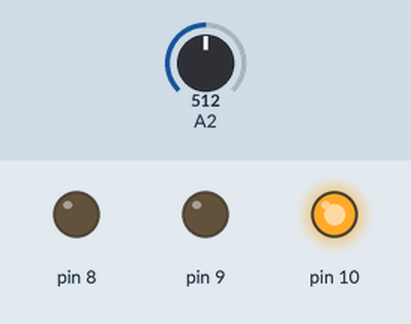
A sketch run on a simulated Arduino Uno, built with avr-gcc and run on an emulated ATmega328P. Parts: output pins drawn as LEDs (lit = HIGH). Dashed ring = blinking. Inputs (shaded band) come from the test bench; at power-on: A2 = 512.

Above: at 0.8 s.
0.9 s: A2 set to 419
2.4 s: A2 set to 392
At 2.6 s:
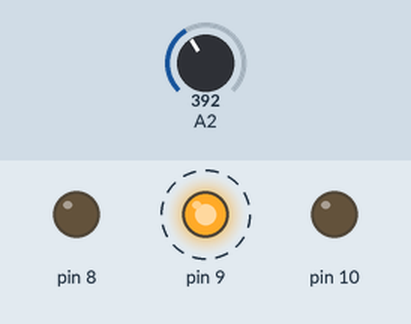
5.4 s: A2 set to 313
8.4 s: A2 set to 302
At 8.8 s:
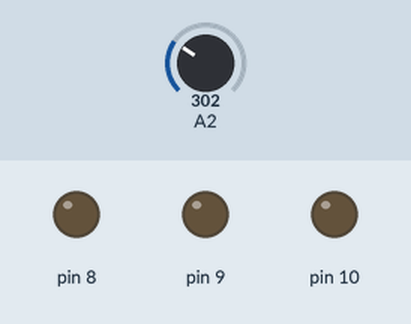
9.9 s: A2 set to 122
At 10.0 s:
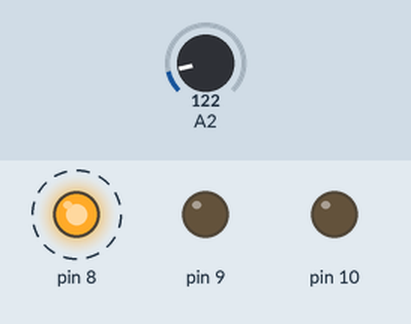
12.9 s: A2 set to 0
At 13.5 s:
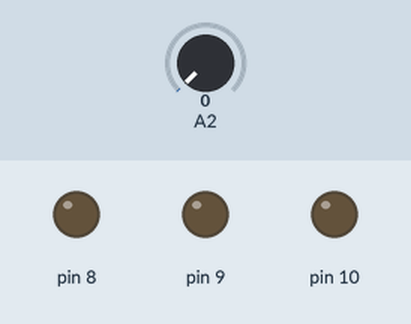
Timing chart, 0 to 15.4 s (numbered marks = the images above; inputs shaded):
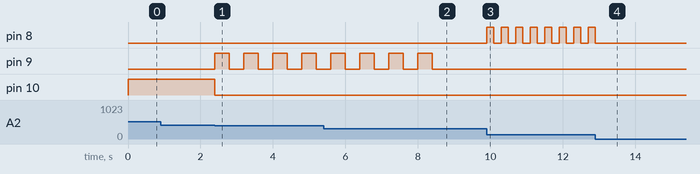

The sketch:

MoistureSensor.ino
```cpp
#include <avr/io.h>
#include <util/delay.h>


void redLEDToggle(void);
void greenLEDON(void);
void yellowLEDToggle(void);
void greenLEDOFF(void);
void toggleRedAndYellow(void);
void initADC(void);

int main(void)
{
    DDRB |= (1 << 0);    //set PB0 as output -->red led
    DDRB |= (1 << 1);   //set PB1 as output --> yellow led
    DDRB |= (1 << 2);   //set PB2 as output --> green led

    initADC();

    uint8_t adc_lobyte; // to hold the low byte of the ADC register (ADCL)
    uint16_t raw_adc;
    uint16_t adcValue;

    while (1)
    {
       ADCSRA |= (1 << ADSC); //start ADC measurement

       while(ADCSRA & (1 << ADSC)); //wait until the conversion is completed - polling

           // for 10-bit resolution:
      adc_lobyte = ADCL; // get the sample value from ADCL
      raw_adc = ADCH << 8 | adc_lobyte;   // add lobyte and hibyte

       // adcValue = (raw_adc * 1023)/5;

       if((raw_adc > 0) && (raw_adc < 301)) //dry soil
       {
         greenLEDOFF();
         redLEDToggle();
       }
       else if((raw_adc > 302) && (raw_adc < 402)) //attention!
       {
         greenLEDOFF();
         yellowLEDToggle();
       }
       else if((raw_adc > 403) && (raw_adc < 702)) //humid soil
       {
         greenLEDON();
       }
       else if(raw_adc > 703) //sensor in water
       {
         greenLEDOFF();
         toggleRedAndYellow();
       }
    }
}


void redLEDToggle()     //PB0
{
    PORTB |= 0x01;
    _delay_ms(200);
    PORTB &= ~0x01;
    _delay_ms(200);
}


void greenLEDON() //PB2
{
    PORTB |= 0x4;
}


void greenLEDOFF()
{
    PORTB &= ~(0x4);
}


void yellowLEDToggle() //PB1
{
    PORTB |= 0x02;
    _delay_ms(400);
    PORTB &= ~0x02;
    _delay_ms(400);
}

void toggleRedAndYellow()
{
    PORTB |= 0x01;
    PORTB |= 0x02;
    _delay_ms(200);
    PORTB &= ~0x01;
    PORTB &= ~0x02;
    _delay_ms(200);
}

void initADC()
{

  /* this function initialises the ADC

  // 10-bit resolution
  // set ADLAR to 0 to disable left-shifting the result (bits ADC9 + ADC8 are in ADC[H/L] and
  // bits ADC7..ADC0 are in ADC[H/L])
  // use uint16_t variable to read ADC (intead of ADCH or ADCL)

  */

  ADMUX =
            (0 << ADLAR) |     // left shift result
          //  (0 << REFS2) |     // Sets ref. voltage to Vcc, bit 2
            (0 << REFS1) |     // Sets ref. voltage to Vcc, bit 1
            (0 << REFS0) |     // Sets ref. voltage to Vcc, bit 0
            (0 << MUX3)  |     // use ADC2 for input (PB5), MUX bit 3
            (0 << MUX2)  |     // use ADC2 for input (PB5), MUX bit 2
            (1 << MUX1)  |     // use ADC2 for input (PB5), MUX bit 1
            (0 << MUX0);       // use ADC2 for input (PB5), MUX bit 0

  ADCSRA =
            (1 << ADEN)  |     // Enable ADC
            (1 << ADPS2) |     // set prescaler to 16, bit 2
            (0 << ADPS1) |     // set prescaler to 16, bit 1
            (0 << ADPS0);      // set prescaler to 16, bit 0
}
```

Measured:
- the behaviour switches between 402 and 401 on A2 (found by bisection; images 0 and 1)
- the behaviour switches between 303 and 302 on A2 (found by bisection; images 1 and 2)
- after the input at 0.9 s, every drawn part: stays the same
- after the input at 2.4 s, pin 9: alternates HIGH for 0.40 s and LOW for 0.40 s, starting at once; pin 10: HIGH → LOW at once
- after the input at 8.4 s, pin 9: goes on until 8.4 s, then stays LOW
- after the input at 9.9 s, pin 8: alternates HIGH for 0.20 s and LOW for 0.20 s, starting at once
- after the input at 12.9 s, pin 8: goes on until 12.9 s, then stays LOW
